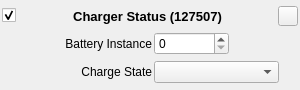
<?xml version="1.0" encoding="UTF-8"?>
<!-- Copyright (C) 2024-2026 RF StateSide LLC; SPDX-License-Identifier: AGPL-3.0-or-later -->
<ui version="4.0">
 <class>ChargerStatus127507</class>
 <widget class="QWidget" name="ChargerStatus127507">
  <property name="geometry">
   <rect>
    <x>0</x>
    <y>0</y>
    <width>300</width>
    <height>90</height>
   </rect>
  </property>
  <property name="windowTitle">
   <string>Form</string>
  </property>
  <layout class="QVBoxLayout" name="verticalLayout">
   <property name="spacing">
    <number>2</number>
   </property>
   <property name="leftMargin">
    <number>2</number>
   </property>
   <property name="topMargin">
    <number>2</number>
   </property>
   <property name="rightMargin">
    <number>2</number>
   </property>
   <property name="bottomMargin">
    <number>2</number>
   </property>
   <item>
    <layout class="QHBoxLayout" name="horizontalLayout_3">
     <item>
      <widget class="QCheckBox" name="checkBoxEnabled">
       <property name="text">
        <string/>
       </property>
       <property name="checked">
        <bool>true</bool>
       </property>
      </widget>
     </item>
     <item>
      <spacer name="horizontalSpacer">
       <property name="orientation">
        <enum>Qt::Orientation::Horizontal</enum>
       </property>
       <property name="sizeHint" stdset="0">
        <size>
         <width>40</width>
         <height>20</height>
        </size>
       </property>
      </spacer>
     </item>
     <item>
      <widget class="QLabel" name="labelTitle">
       <property name="font">
        <font>
         <pointsize>10</pointsize>
         <bold>true</bold>
        </font>
       </property>
       <property name="text">
        <string>Charger Status (127507)</string>
       </property>
       <property name="alignment">
        <set>Qt::AlignmentFlag::AlignCenter</set>
       </property>
      </widget>
     </item>
     <item>
      <spacer name="horizontalSpacer_2">
       <property name="orientation">
        <enum>Qt::Orientation::Horizontal</enum>
       </property>
       <property name="sizeHint" stdset="0">
        <size>
         <width>40</width>
         <height>20</height>
        </size>
       </property>
      </spacer>
     </item>
     <item>
      <widget class="QPushButton" name="pushButtonRemove">
       <property name="minimumSize">
        <size>
         <width>20</width>
         <height>20</height>
        </size>
       </property>
       <property name="maximumSize">
        <size>
         <width>20</width>
         <height>20</height>
        </size>
       </property>
       <property name="text">
        <string/>
       </property>
      </widget>
     </item>
    </layout>
   </item>
   <item>
    <layout class="QHBoxLayout" name="horizontalLayout">
     <item>
      <widget class="QLabel" name="labelSource_2">
       <property name="minimumSize">
        <size>
         <width>150</width>
         <height>22</height>
        </size>
       </property>
       <property name="maximumSize">
        <size>
         <width>150</width>
         <height>16777215</height>
        </size>
       </property>
       <property name="text">
        <string>Battery Instance</string>
       </property>
       <property name="alignment">
        <set>Qt::AlignmentFlag::AlignRight|Qt::AlignmentFlag::AlignTrailing|Qt::AlignmentFlag::AlignVCenter</set>
       </property>
      </widget>
     </item>
     <item>
      <widget class="QSpinBox" name="spinBoxBatteryInstance">
       <property name="minimumSize">
        <size>
         <width>75</width>
         <height>0</height>
        </size>
       </property>
       <property name="maximum">
        <number>255</number>
       </property>
      </widget>
     </item>
     <item>
      <spacer name="horizontalSpacer_3">
       <property name="orientation">
        <enum>Qt::Orientation::Horizontal</enum>
       </property>
       <property name="sizeHint" stdset="0">
        <size>
         <width>40</width>
         <height>20</height>
        </size>
       </property>
      </spacer>
     </item>
    </layout>
   </item>
   <item>
    <layout class="QHBoxLayout" name="horizontalLayout_2">
     <item>
      <widget class="QLabel" name="labelSource">
       <property name="minimumSize">
        <size>
         <width>150</width>
         <height>22</height>
        </size>
       </property>
       <property name="maximumSize">
        <size>
         <width>150</width>
         <height>16777215</height>
        </size>
       </property>
       <property name="text">
        <string>Charge State</string>
       </property>
       <property name="alignment">
        <set>Qt::AlignmentFlag::AlignRight|Qt::AlignmentFlag::AlignTrailing|Qt::AlignmentFlag::AlignVCenter</set>
       </property>
      </widget>
     </item>
     <item>
      <widget class="QComboBox" name="comboBoxChargeState">
       <property name="minimumSize">
        <size>
         <width>125</width>
         <height>0</height>
        </size>
       </property>
      </widget>
     </item>
     <item>
      <spacer name="horizontalSpacer_4">
       <property name="orientation">
        <enum>Qt::Orientation::Horizontal</enum>
       </property>
       <property name="sizeHint" stdset="0">
        <size>
         <width>40</width>
         <height>20</height>
        </size>
       </property>
      </spacer>
     </item>
    </layout>
   </item>
  </layout>
 </widget>
 <resources/>
 <connections/>
</ui>
